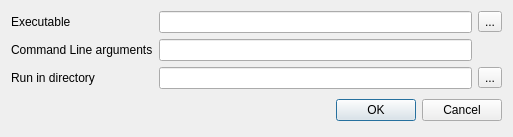
<?xml version="1.0" encoding="UTF-8"?>
<ui version="4.0">
 <class>DGLRunDialogClass</class>
 <widget class="QDialog" name="DGLRunDialogClass">
  <property name="windowModality">
   <enum>Qt::NonModal</enum>
  </property>
  <property name="geometry">
   <rect>
    <x>0</x>
    <y>0</y>
    <width>513</width>
    <height>131</height>
   </rect>
  </property>
  <property name="windowTitle">
   <string>Run application</string>
  </property>
  <layout class="QVBoxLayout" name="verticalLayout_2">
   <item>
    <layout class="QGridLayout" name="gridLayout">
     <item row="2" column="1">
      <widget class="QLineEdit" name="lineEdit_CommandLineArgs"/>
     </item>
     <item row="3" column="1">
      <widget class="QLineEdit" name="lineEdit_Path"/>
     </item>
     <item row="3" column="0">
      <widget class="QLabel" name="label_3">
       <property name="text">
        <string>Run in directory</string>
       </property>
      </widget>
     </item>
     <item row="0" column="1">
      <widget class="QLineEdit" name="lineEdit_Executable"/>
     </item>
     <item row="2" column="0">
      <widget class="QLabel" name="label_2">
       <property name="text">
        <string>Command Line arguments</string>
       </property>
      </widget>
     </item>
     <item row="0" column="0">
      <widget class="QLabel" name="label">
       <property name="text">
        <string>Executable</string>
       </property>
      </widget>
     </item>
     <item row="0" column="2">
      <widget class="QToolButton" name="toolButton_Exec">
       <property name="text">
        <string>...</string>
       </property>
      </widget>
     </item>
     <item row="3" column="2">
      <widget class="QToolButton" name="toolButton_Dir">
       <property name="text">
        <string>...</string>
       </property>
      </widget>
     </item>
    </layout>
   </item>
   <item>
    <layout class="QHBoxLayout">
     <property name="spacing">
      <number>6</number>
     </property>
     <property name="margin">
      <number>0</number>
     </property>
     <item>
      <spacer>
       <property name="orientation">
        <enum>Qt::Horizontal</enum>
       </property>
       <property name="sizeHint" stdset="0">
        <size>
         <width>131</width>
         <height>31</height>
        </size>
       </property>
      </spacer>
     </item>
     <item>
      <widget class="QPushButton" name="okButton">
       <property name="text">
        <string>OK</string>
       </property>
      </widget>
     </item>
     <item>
      <widget class="QPushButton" name="cancelButton">
       <property name="text">
        <string>Cancel</string>
       </property>
      </widget>
     </item>
    </layout>
   </item>
  </layout>
 </widget>
 <resources/>
 <connections>
  <connection>
   <sender>okButton</sender>
   <signal>clicked()</signal>
   <receiver>DGLRunDialogClass</receiver>
   <slot>accept()</slot>
   <hints>
    <hint type="sourcelabel">
     <x>278</x>
     <y>253</y>
    </hint>
    <hint type="destinationlabel">
     <x>96</x>
     <y>254</y>
    </hint>
   </hints>
  </connection>
  <connection>
   <sender>cancelButton</sender>
   <signal>clicked()</signal>
   <receiver>DGLRunDialogClass</receiver>
   <slot>reject()</slot>
   <hints>
    <hint type="sourcelabel">
     <x>369</x>
     <y>253</y>
    </hint>
    <hint type="destinationlabel">
     <x>179</x>
     <y>282</y>
    </hint>
   </hints>
  </connection>
 </connections>
</ui>
